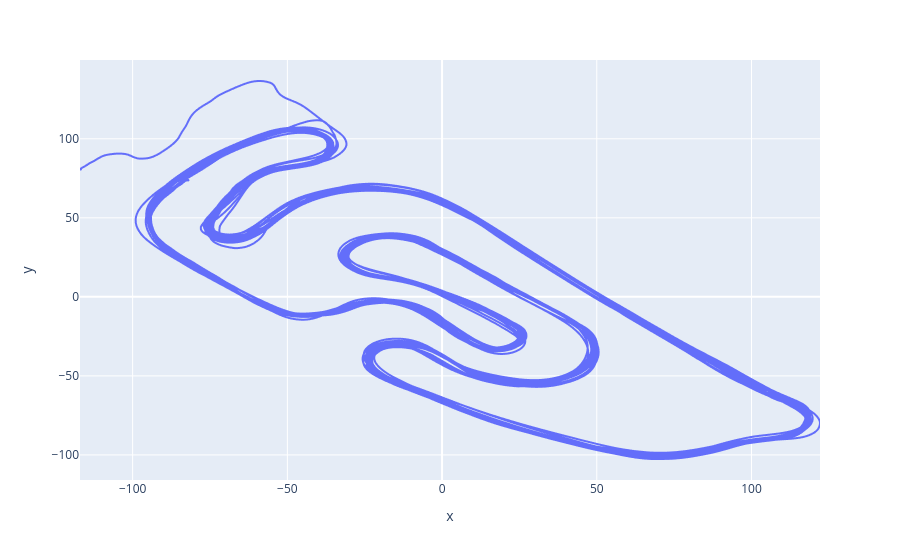

The cell this chart's notebook holds for it:
### Code cell
fig = px.line(samples_df, x="x", y="y")
fig

### Figure 1 — Plotly figure (JSON) as saved in the notebook; plotly's stock layout.template omitted (floating-point values rounded to 4 significant figures; data arrays with more than 128 entries replaced by an {"elided": "..."} marker saying what was removed)
{"data": [{"hovertemplate": "x=%{x}<br>y=%{y}<extra></extra>", "legendgroup": "", "line": {"color": "#636efa", "dash": "solid"}, "marker": {"symbol": "circle"}, "mode": "lines", "name": "", "showlegend": false, "type": "scattergl", "x": {"elided": "26529 float values"}, "xaxis": "x", "y": {"elided": "26529 float values"}, "yaxis": "y"}], "layout": {"legend": {"tracegroupgap": 0}, "margin": {"t": 60}, "xaxis": {"anchor": "y", "domain": [0, 1], "title": {"text": "x"}}, "yaxis": {"anchor": "x", "domain": [0, 1], "title": {"text": "y"}}}}
